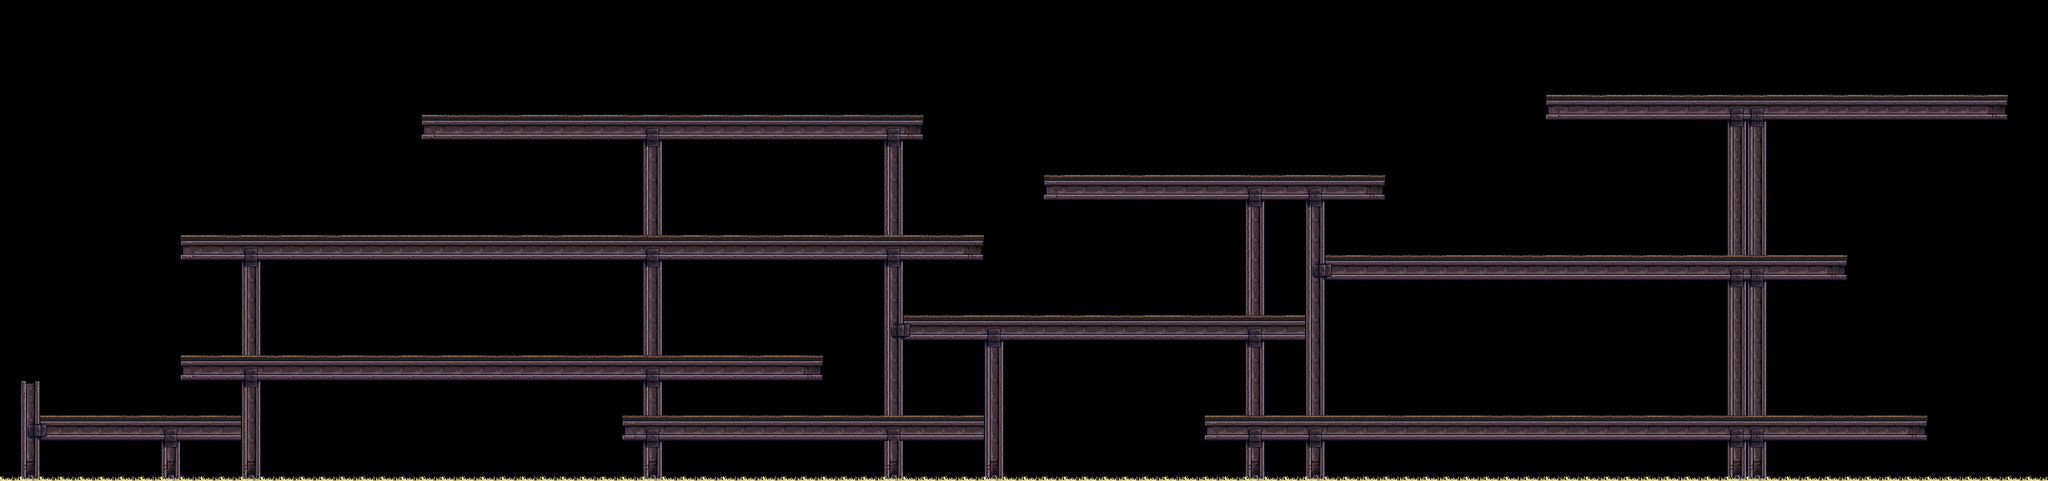

This is a level from a 2D game, rendered from its Tiled map with the project's own tilesets. A one-line summary and the map file follow, with tile-layer data summarised:
An orthogonal 102x24 tile map with 32x32 px tiles, 3 tile layers (2. csemperéteg, 1. csemperéteg, 3. csemperéteg) and 50 objects.

<map version="1.2" tiledversion="1.2.1" orientation="orthogonal" renderorder="right-down" width="102" height="24" tilewidth="32" tileheight="32" infinite="0" nextlayerid="69" nextobjectid="203">
 <tileset firstgid="1" name="hyptosis" tilewidth="32" tileheight="32" tilecount="3600" columns="30">
  <image source="../tileset/hyptosis.png" width="960" height="3840" />
  <terraintypes>
   <terrain name="StoneWall1" tile="505" />
  </terraintypes>
  <tile id="475" terrain=",,,0" />
  <tile id="476" terrain=",,0,0" />
  <tile id="477" terrain=",,0," />
  <tile id="504" terrain=",0,,0" />
  <tile id="505" terrain="0,0,0,0" />
  <tile id="506" terrain="0,,0," />
  <tile id="534" terrain=",0,," />
  <tile id="535" terrain="0,0,," />
  <tile id="536" terrain="0,,," />
 </tileset>
 <layer id="66" name="2. csemperéteg" width="102" height="24">
  <data>[2448 cells, 116 non-empty, 3 distinct tile ids]</data>
 </layer>
 <layer id="67" name="1. csemperéteg" width="102" height="24">
  <data>[2448 cells, 510 non-empty, 12 distinct tile ids]</data>
 </layer>
 <layer id="68" name="3. csemperéteg" width="102" height="24">
  <data>[2448 cells, 102 non-empty, 1 distinct tile ids]</data>
 </layer>
 <objectgroup color="#ffaa00" id="16" name="Ground">
  <object id="188" x="63" y="669" width="321" height="25" />
  <object id="189" x="33" y="609.5" width="29.5" height="92" />
  <object id="190" x="384" y="608" width="30.5" height="116" />
  <object id="191" x="292" y="573.333" width="1016" height="28.6667" />
  <object id="192" x="997.333" y="670" width="571.333" height="26.6667" />
  <object id="193" x="1570" y="604" width="30" height="101.333" />
  <object id="194" x="1434" y="511.333" width="646.667" height="27.3333" />
  <object id="195" x="2081.33" y="342.667" width="28.6667" height="212" />
  <object id="196" x="1410" y="428.667" width="28.6667" height="122" />
  <object id="197" x="1923.33" y="670" width="1145.33" height="28.6667" />
  <object id="198" x="2110.67" y="411.333" width="830.667" height="28.6667" />
  <object id="199" x="2468.67" y="156" width="728.667" height="31.3333" />
  <object id="200" x="1668" y="284.667" width="537.333" height="30" />
  <object id="201" x="291.333" y="382.667" width="1272.67" height="27.3333" />
  <object id="202" x="676.667" y="190" width="790.667" height="28.6667" />
 </objectgroup>
 <objectgroup color="#ff0000" id="30" name="Enemies">
  <object id="149" x="352.209" y="533.667">
   <properties>
    <property name="block" type="int" value="1" />
   </properties>
   <polyline points="-32.2086,21 191.791,21" />
  </object>
  <object id="154" x="640.139" y="532.667">
   <properties>
    <property name="block" type="int" value="1" />
   </properties>
   <polyline points="-53.681,21 319.652,21" />
  </object>
  <object id="155" x="1023.22" y="532">
   <properties>
    <property name="block" type="int" value="1" />
   </properties>
   <polyline points="-44.7661,21 266.567,21" />
  </object>
  <object id="156" x="1055.3" y="632">
   <properties>
    <property name="block" type="int" value="1" />
   </properties>
   <polyline points="-42.1779,21 251.155,21" />
  </object>
  <object id="157" x="1298.36" y="656.79">
   <properties>
    <property name="block" type="int" value="1" />
   </properties>
   <polyline points="-43.2324,0.21 257.434,0.21" />
  </object>
  <object id="158" x="1480.67" y="472">
   <properties>
    <property name="block" type="int" value="3" />
   </properties>
   <polyline points="-32.2086,21 191.791,21" />
  </object>
  <object id="159" x="1809.12" y="469.333">
   <properties>
    <property name="block" type="int" value="3" />
   </properties>
   <polyline points="-43.9993,21 262,21" />
  </object>
  <object id="160" x="1983.51" y="630">
   <properties>
    <property name="block" type="int" value="3" />
   </properties>
   <polyline points="-44.3827,21 264.284,21" />
  </object>
  <object id="161" x="2337.1" y="649.457">
   <properties>
    <property name="block" type="int" value="3" />
   </properties>
   <polyline points="-54.6396,0.21 325.36,0.21" />
  </object>
  <object id="162" x="2733.33" y="372">
   <properties>
    <property name="block" type="int" value="4" />
   </properties>
   <polyline points="-32.2086,21 191.791,21" />
  </object>
  <object id="163" x="2391.52" y="373.333">
   <properties>
    <property name="block" type="int" value="4" />
   </properties>
   <polyline points="-45.7247,21 272.275,21" />
  </object>
  <object id="164" x="2159.33" y="374">
   <properties>
    <property name="block" type="int" value="4" />
   </properties>
   <polyline points="-32.2086,21 191.791,21" />
  </object>
  <object id="165" x="2998" y="116.667">
   <properties>
    <property name="block" type="int" value="4" />
   </properties>
   <polyline points="-32.2086,21 191.791,21" />
  </object>
  <object id="166" x="2842.67" y="116">
   <properties>
    <property name="block" type="int" value="4" />
   </properties>
   <polyline points="-32.2086,21 191.791,21" />
  </object>
  <object id="167" x="2002.67" y="246.667">
   <properties>
    <property name="block" type="int" value="3" />
   </properties>
   <polyline points="-32.2086,21 191.791,21" />
  </object>
  <object id="168" x="1726" y="247.333">
   <properties>
    <property name="block" type="int" value="3" />
   </properties>
   <polyline points="-32.2086,21 191.791,21" />
  </object>
  <object id="169" x="1356.67" y="342.667">
   <properties>
    <property name="block" type="int" value="2" />
   </properties>
   <polyline points="-32.2086,21 191.791,21" />
  </object>
  <object id="170" x="991.93" y="362.123">
   <properties>
    <property name="block" type="int" value="2" />
   </properties>
   <polyline points="-50.8053,0.21 302.528,0.21" />
  </object>
  <object id="171" x="715.333" y="340.667">
   <properties>
    <property name="block" type="int" value="2" />
   </properties>
   <polyline points="-32.2086,21 191.791,21" />
  </object>
  <object id="172" x="416.667" y="339.333">
   <properties>
    <property name="block" type="int" value="2" />
   </properties>
   <polyline points="-32.2086,21 191.791,21" />
  </object>
  <object id="173" x="1022" y="148.667">
   <properties>
    <property name="block" type="int" value="2" />
   </properties>
   <polyline points="-32.2086,21 191.791,21" />
  </object>
  <object id="174" x="1256" y="148">
   <properties>
    <property name="block" type="int" value="2" />
   </properties>
   <polyline points="-32.2086,21 191.791,21" />
  </object>
 </objectgroup>
 <objectgroup color="#ff00ff" id="17" name="Ladders">
  <object id="178" x="318" y="567.333" width="18" height="99.3333" />
  <object id="179" x="911.333" y="377.333" width="18.6667" height="194">
   <properties>
    <property name="blockBottom" type="int" value="1" />
    <property name="blockTop" type="int" value="2" />
   </properties>
  </object>
  <object id="180" x="1222.67" y="568.667" width="17.3333" height="98" />
  <object id="182" x="1846" y="280.667" width="17.3333" height="228" />
  <object id="183" x="1206.5" y="185" width="20.5" height="194" />
  <object id="184" x="1494.67" y="504.667" width="15.3333" height="164">
   <properties>
    <property name="blockBottom" type="int" value="1" />
    <property name="blockTop" type="int" value="3" />
   </properties>
  </object>
  <object id="185" x="2844" y="153.333" width="18.6667" height="258.667" />
  <object id="186" x="2348" y="409" width="18" height="259">
   <properties>
    <property name="blockBottom" type="int" value="3" />
    <property name="blockTop" type="int" value="4" />
   </properties>
  </object>
  <object id="187" x="2026" y="506.667" width="18.6667" height="162" />
 </objectgroup>
 <objectgroup id="18" name="Player">
  <object id="151" x="3014.67" y="646.667">
   <properties>
    <property name="block" type="int" value="3" />
   </properties>
   <point />
  </object>
  </objectgroup>
</map>
<!-- 3 of 50 objects omitted -->
